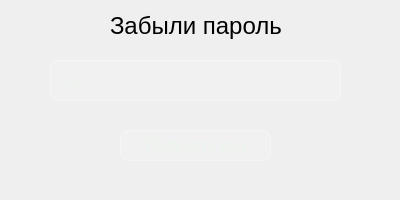
<?xml version="1.0" encoding="UTF-8"?>
<ui version="4.0">
 <class>Dialog</class>
 <widget class="QDialog" name="Dialog">
  <property name="geometry">
   <rect>
    <x>0</x>
    <y>0</y>
    <width>400</width>
    <height>200</height>
   </rect>
  </property>
  <property name="windowTitle">
   <string>Dialog</string>
  </property>
  <property name="styleSheet">
   <string notr="true">background-color: qlineargradient(spread:pad, x1:1, y1:1, x2:0, y2:0,
    stop:0 rgba(20, 65, 30, 255),
    stop:0.427447 rgba(35, 95, 55, 235),
    stop:1 rgba(110, 160, 90, 255));
</string>
  </property>
  <widget class="QLabel" name="label">
   <property name="geometry">
    <rect>
     <x>110</x>
     <y>10</y>
     <width>181</width>
     <height>31</height>
    </rect>
   </property>
   <property name="styleSheet">
    <string notr="true">background-color: none;
font-size: 24px;</string>
   </property>
   <property name="text">
    <string>Забыли пароль</string>
   </property>
  </widget>
  <widget class="QLineEdit" name="lineEdit_Login">
   <property name="geometry">
    <rect>
     <x>50</x>
     <y>60</y>
     <width>291</width>
     <height>41</height>
    </rect>
   </property>
   <property name="styleSheet">
    <string notr="true">background-color: rgba(255, 255, 255, 0.15);
color: rgb(235, 245, 235);
border: 1px solid rgba(255, 255, 255, 0.35);
border-radius: 8px</string>
   </property>
   <property name="placeholderText">
    <string>Введите почту:</string>
   </property>
  </widget>
  <widget class="QPushButton" name="pushButton_Login">
   <property name="geometry">
    <rect>
     <x>120</x>
     <y>130</y>
     <width>151</width>
     <height>31</height>
    </rect>
   </property>
   <property name="styleSheet">
    <string notr="true">background-color: rgba(255, 255, 255, 0.15);
color: rgb(235, 245, 235);
border: 1px solid rgba(255, 255, 255, 0.35);
border-radius: 8px;
font-size: 16px;</string>
   </property>
   <property name="text">
    <string>Получить код</string>
   </property>
  </widget>
 </widget>
 <resources/>
 <connections/>
</ui>
